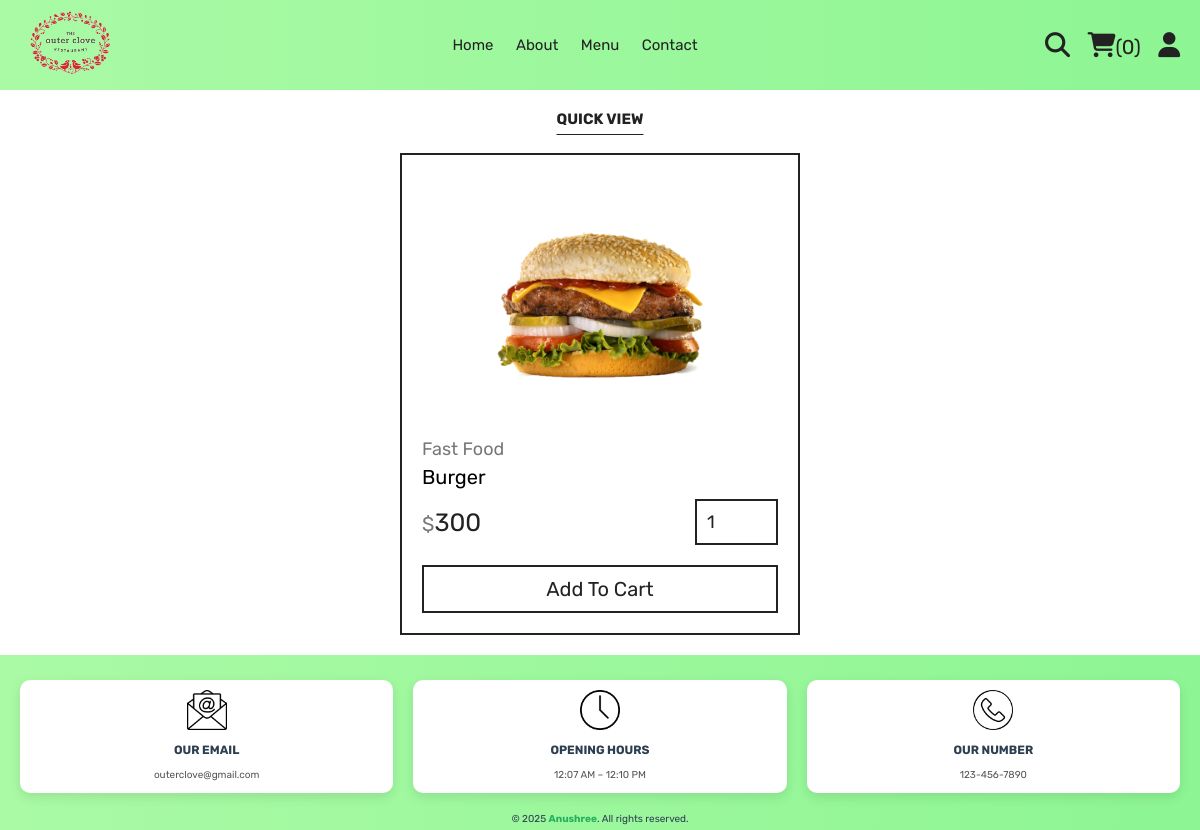
The page /quick_view.php?pid=1 on the database its author committed.
### tables this page shows
CREATE TABLE `products` (
  `id` int(100) NOT NULL,
  `name` varchar(100) NOT NULL,
  `category` varchar(100) NOT NULL,
  `price` int(10) NOT NULL,
  `image` varchar(100) NOT NULL
);

### quick_view.php (the view, shortened to what this page needs)
<?php
include 'components/connect.php';
?>
<!DOCTYPE html>
<html lang="en">
<head>
   <link rel="stylesheet" href="https://cdnjs.cloudflare.com/ajax/libs/font-awesome/6.1.1/css/all.min.css">
   <link rel="stylesheet" href="css/style.css">
</head>
<body>
<?php include 'components/user_header.php'; ?>
<section class="quick-view">
   <h1 class="title">quick view</h1>
   <?php
      $pid = $_GET['pid'];
      $select_products = $conn->prepare("SELECT * FROM `products` WHERE id = ?");
      $select_products->execute([$pid]);
      if($select_products->rowCount() > 0){
         while($fetch_products = $select_products->fetch(PDO::FETCH_ASSOC)){
   ?>
   <form action="" method="post" class="box">
      <img src="uploaded_img/<?= $fetch_products['image']; ?>" alt="">
      <a href="category.php?category=<?= $fetch_products['category']; ?>" class="cat"><?= $fetch_products['category']; ?></a>
      <div class="name"><?= $fetch_products['name']; ?></div>
      <div class="flex">
         <div class="price"><span>$</span><?= $fetch_products['price']; ?></div>
         <input type="number" name="qty" class="qty" min="1" max="99" value="1" maxlength="2">
      </div>
      <button type="submit" name="add_to_cart" class="cart-btn">Add To Cart</button>
   </form>
   <?php
         }
      }else{
         echo '<p class="empty">No products added yet!</p>';
      }
   ?>
</section>
<?php include 'components/footer.php'; ?>
</body>
</html>

### css/style.css (style rules this page uses)
:root { --yellow: #fed330; --red: #e74c3c; --white: #fff; --black: #222; --light-color: #777; --border: .2rem solid var(--black); }
* { font-family: 'Rubik', sans-serif; margin: 0; padding: 0; box-sizing: border-box; outline: none; border: none; text-decoration: none; }
html { font-size: 62.5%; overflow-x: hidden; scroll-behavior: smooth; }
section { margin: 0 auto; max-width: 1200px; padding: 2rem; }
.title { text-align: center; margin-bottom: 2.5rem; font-size: rem; color: var(--black); text-transform: uppercase; text-decoration: underline; text-underline-offset: 1rem; }
.quick-view form { max-width: 40rem; padding: 2rem; border: var(--border); position: relative; margin: 0 auto; }
.quick-view form img { height: 25rem; width: 100%; object-fit: contain; margin-bottom: 1rem; }
.quick-view form .cat { font-size: 1.8rem; color: var(--light-color); }
.quick-view form .name { font-size: 2rem; margin: .5rem 0; }
.quick-view form .flex { display: flex; justify-content: space-between; align-items: center; gap: 1.5rem; margin: 1rem 0; }
.quick-view form .flex .price { font-size: 2.5rem; color: var(--black); }
.quick-view form .flex .price span { font-size: 2rem; color: var(--light-color); }
.quick-view form .flex .qty { border: var(--border); padding: 1rem; font-size: 1.8rem; color: var(--black); }
.quick-view form .cart-btn { width: 100%; padding: 1rem 3rem; text-align: center; border: var(--border); font-size: 2rem; color: var(--black); cursor: pointer; text-transform: capitalize; background: none; margin-top: 1rem; }

### rows shown on the page
products: image (picture), category "Fast Food", name "Burger", price "300"

### other values the page prints
$total_cart_items "0"
